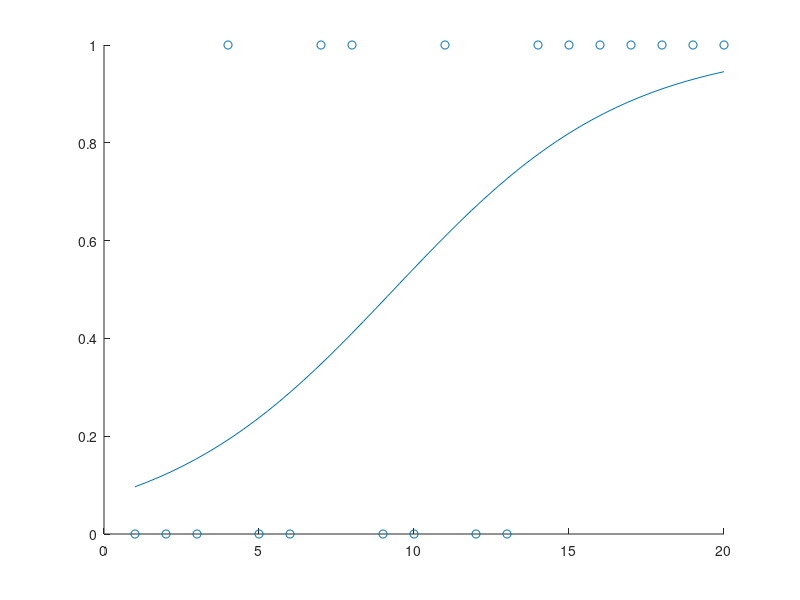

The MATLAB script that drew this image: (Note: this script raises an error after producing the figure.)

X = (1:20)';
Y = logical([0 0 0 1 0 0 1 1 0 0 1 0 0 1 1 1 1 1 1 1 ])';

main_fit = glmfit(X,Y,'binomial');
domain_granularity = 50;
domain = linspace(min(X),max(X),domain_granularity)';
main_fitted_vals = glmval(main_fit, domain, 'logit');

figure()
hold on
scatter(X,Y)
plot(domain, main_fitted_vals)
hold off


bin_discrete_outcomes_with_logit(X,Y)